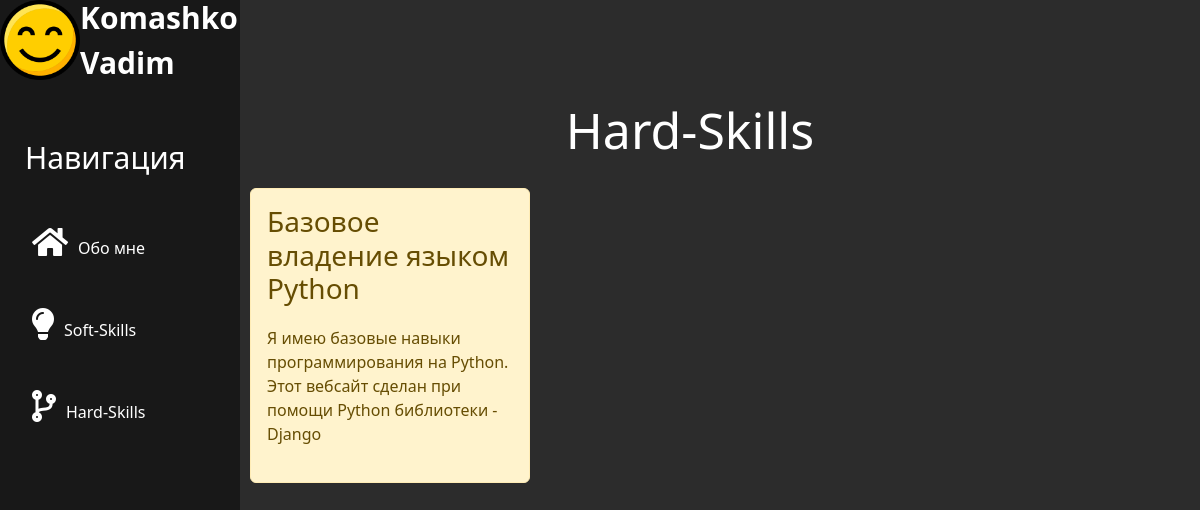
/hard_skills/, run on an earlier commit of the app's database.
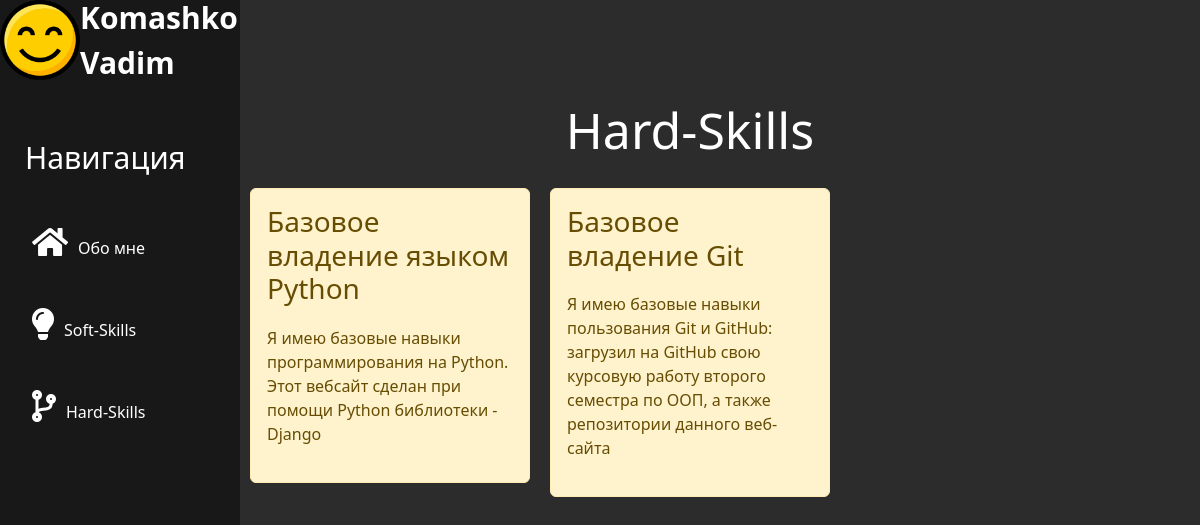
And on a later commit of the database.
### hard_skills/models.py (models this page shows, shortened)
class Articles(models.Model):
    title = models.CharField('Характеристика', max_length= 50)
    description = models.CharField('Описание', max_length= 250)
    class Meta:
        verbose_name ='Характеристика'
        verbose_name_plural = 'Характеристики'

### hard_skills/views.py (the view)
# urls.py: path('', views.hard_skills, name='hard_skills'),
def hard_skills(request):
    hard_skills = Articles.objects.all()
    return render(request, 'hard_skills/hard_skills.html', {'hard_skills': hard_skills})

### hard_skills/templates/hard_skills/hard_skills.html (shortened to what this page needs)
{% extends 'main/layout.html'%}
{% block content %}
    <div class ="features">
        <h1>Hard-Skills</h1>
        {% if hard_skills %}
            {% for el in hard_skills %}
                <div class ="alert alert-warning">
                    <h3>{{ el.title }}</h3>
                    <p>{{ el.description }}</p>
                </div>
            {% endfor %}
        {% else %}
            <p>У вас нет записей!</p>
        {% endif %}
    </div>
{% endblock %}

What changed in the data, as far as the page shows it:
added Articles: title "Базовое владение Git", description "Я имею базовые навыки пользования Git и GitHub: загрузил на GitHub свою курсовую работу второго семестра по ООП, а также репозитории данного веб-сайта"
